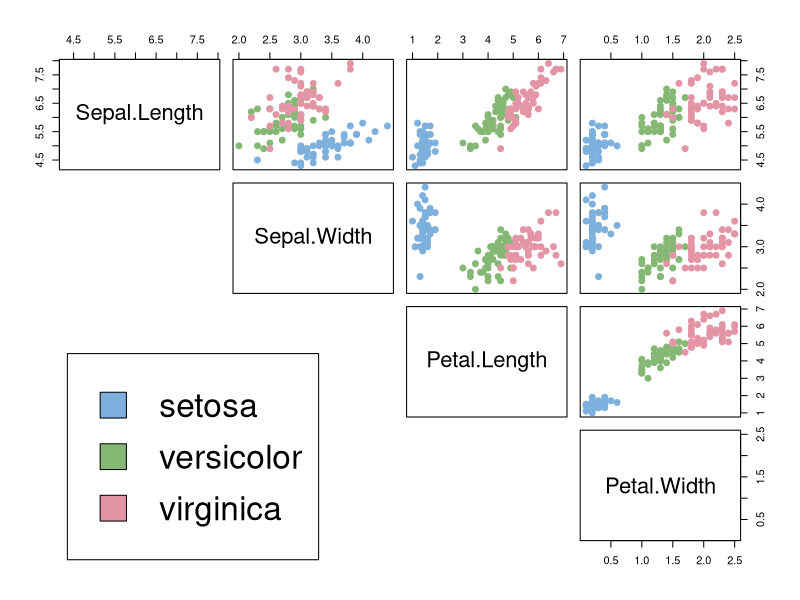

R code for this plot:
library(ggplot2)
# the four measures of irises, width &amp;amp; length + species
head(iris)
# remove the 5th column from the dataset which contains the name of the species -
# so there's no 'cheating'# from this point on 'irises' is our version of the
# origianl 'iris' data, so species is unknown..
irises <- iris[-5]
# and display
head(irises)

species_labels = iris[,5]

iris <- datasets::iris
iris2 <- iris[,-5]
species_labels <- iris[,5]
library(colorspace) # get nice colors
species_col <- rev(rainbow_hcl(3))[as.numeric(species_labels)]

# Plot a SPLOM:
pairs(iris2, col = species_col,
      lower.panel = NULL,
      cex.labels=2, pch=19, cex = 1.2)

# Add a legend
par(xpd = TRUE)
legend(x = 0.05, y = 0.4, cex = 2,
       legend = as.character(levels(species_labels)),
       fill = unique(species_col))
par(xpd = NA)